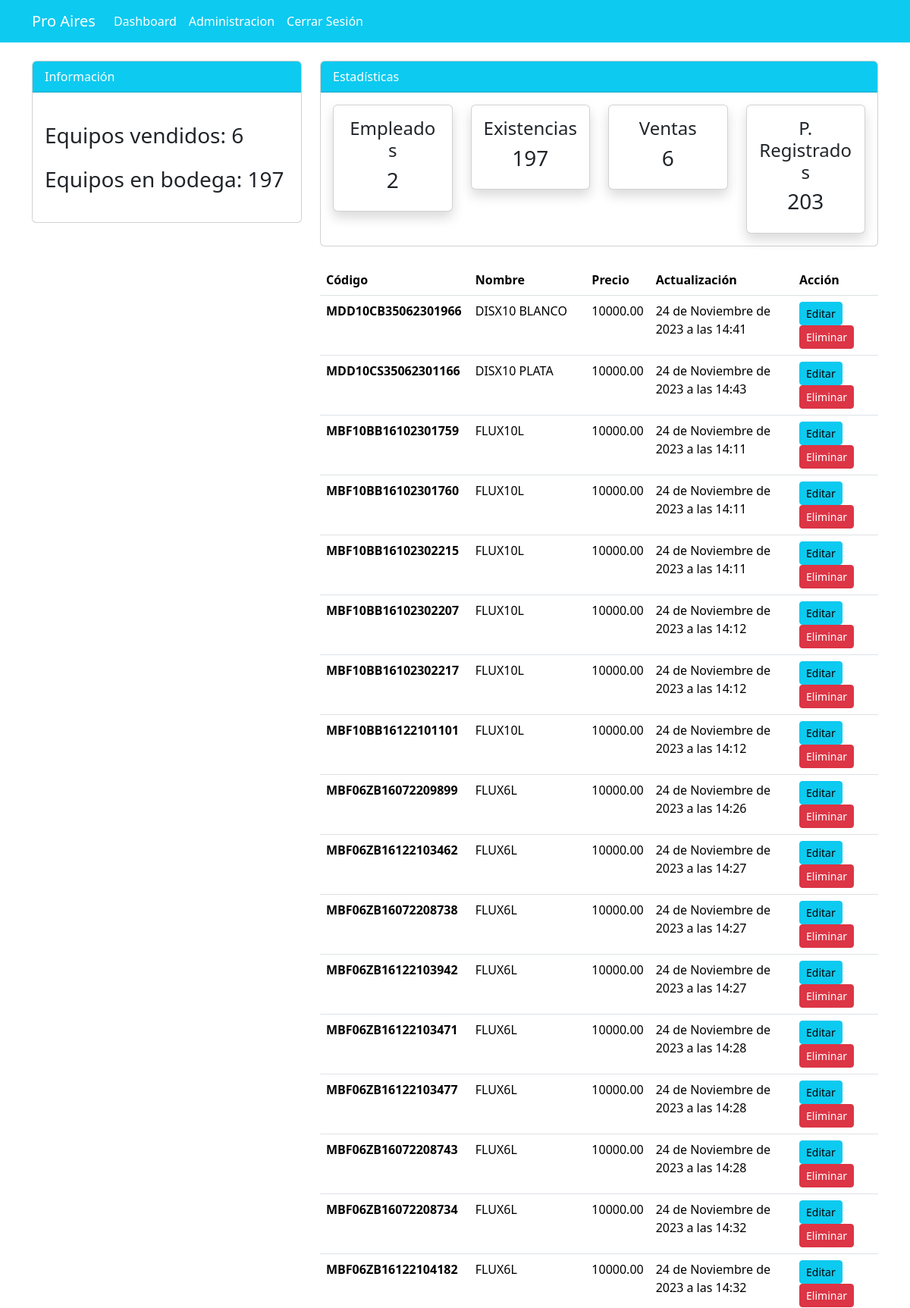
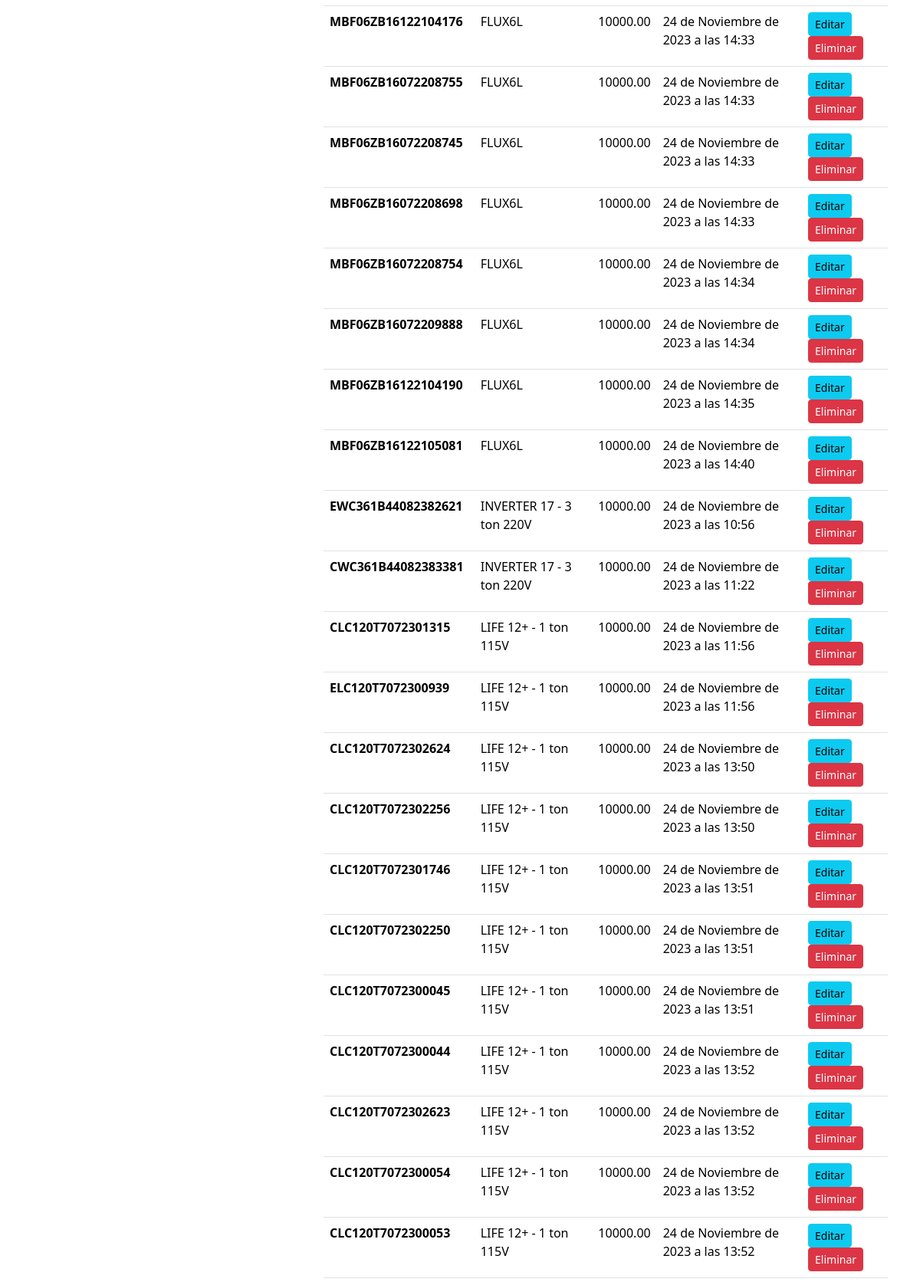
The page /precio/ (signed in, upper part) on the database its author committed (2 pictures, top to bottom).
### dashboard/models.py (models this page shows, shortened)
class Producto(models.Model):
    code = models.CharField(max_length=20)
    name = models.CharField(max_length=100)
    category = models.CharField(max_length=20)
    quantity = models.PositiveIntegerField()
    type = models.CharField(max_length=100, default=None)
    precio = models.DecimalField(max_digits=20, decimal_places=2, default=1000.00)
    created_at = models.DateTimeField(auto_now_add=True)
    updated_at = models.DateTimeField(auto_now=True)
    price_update = models.DateTimeField(default=None, null=True, blank=True)

### dashboard/views.py (the view)
# urls.py: path('precio/', views.precio, name='dashboard-precio'),
@login_required
def precio(request):
    items = Producto.objects.all().order_by('name')
    items_count = items.count()
    total_quantity = items.aggregate(Sum('quantity'))['quantity__sum']
    workers_count = User.objects.count()
    orders_count = Order.objects.count()
    total_order_quantity = Order.objects.aggregate(Sum('order_quantity'))['order_quantity__sum']
    context = {
        'items': items,
        'workers_count': workers_count,
        'items_count': items_count,
        'orders_count': orders_count,
        'total_quantity': total_quantity,
        'total_order_quantity':total_order_quantity ,
    }
    return render(request, 'dashboard/precio.html', context)

### templates/dashboard/precio.html (shortened to what this page needs)
{% extends 'partials/base.html'%}
{% load crispy_forms_tags %}
{% block content %}
{% include 'partials/topnav.html' %}
    <div class="container">
        <div class="row my-4">
            <div class="col-md-4">
            </div>
            <div class="col-md-8">
                <table class="table bg-white">
                    <thead class="bg-info">
                        <tr class="text-white">
                            <th scope="col">Código</th>
                            <th scope="col">Nombre</th>
                            <th scope="col">Precio</th>
                            <th scope="col">Actualización</th>
                            <th scope="col">Acción</th>
                        </tr>
                    </thead>
                    <tbody>
                        {% for item in items %}
                        <tr>
                            <th scope="row">{{ item.code }}</th>
                            <td>{{ item.name }}</td>
                            <td>{{ item.precio }}</td>
                            {% if item.price_update == None %}
                                <td>{{ item.created_at }}</td>
                            {% else %}
                                <td>{{ item.price_update }}</td>
                            {% endif %}
                            <td>
                                <a class="btn btn-info btn-sm" href="{% url 'dashboard-producto-update' item.id %}">Editar</a>
                                <a class="btn btn-danger btn-sm" href="{% url 'dashboard-producto-delete' item.id %}">Eliminar</a>
                            </td>
                        {% endfor %}
                    </tbody>
                </table>
            </div>
        </div>
    </div>
{% endblock %}

### templates/partials/nav.html (shortened to what this page needs)
 <nav class="navbar navbar-expand-lg navbar-info bg-info">
    {% if user.is_authenticated %}
    <div class="container" color="blue">
        <a class="navbar-brand text-white" href="{% url 'pos-index' %}">Pro Aires</a>
        <div class="collapse navbar-collapse" id="navbarSupportedContent">
            <ul class="navbar-nav mr-auto">
                <li class="nav-item active">
                    <a class="nav-link text-white" href="{% url 'dashboard-index' %}">  Dashboard </a>
                </li>
            </ul>
            <ul class="navbar-nav ml-auto">
                <li class="nav-item active">
                    <a class="nav-link text-white" href="{% url 'user-profile' %}">{{user.username}}</a>
                </li>
                <li class="nav-item">
                    <a class="nav-link text-white" href="{% url 'user-logout' %}"> Cerrar Sesión</a>
                </li>
            </ul>
            {% endif %}
        </div>
    </div>
</nav>

### static/style.css (style rules this page uses)
body { background: rgb(230, 227, 227); }

### rows shown on the page
Producto: code "MDD10CB35062301966", name "DISX10 BLANCO", precio "10000.00", created_at "24 de Noviembre de 2023 a las 14:41"
Producto: code "MDD10CS35062301166", name "DISX10 PLATA", precio "10000.00", created_at "24 de Noviembre de 2023 a las 14:43"
Producto: code "MBF10BB16102301759", name "FLUX10L", precio "10000.00", created_at "24 de Noviembre de 2023 a las 14:11"
Producto: code "MBF10BB16102301760", name "FLUX10L", precio "10000.00", created_at "24 de Noviembre de 2023 a las 14:11"
Producto: code "MBF10BB16102302215", name "FLUX10L", precio "10000.00", created_at "24 de Noviembre de 2023 a las 14:11"
Producto: code "MBF10BB16102302207", name "FLUX10L", precio "10000.00", created_at "24 de Noviembre de 2023 a las 14:12"
Producto: code "MBF10BB16102302217", name "FLUX10L", precio "10000.00", created_at "24 de Noviembre de 2023 a las 14:12"
Producto: code "MBF10BB16122101101", name "FLUX10L", precio "10000.00", created_at "24 de Noviembre de 2023 a las 14:12"
Producto: code "MBF06ZB16072209899", name "FLUX6L", precio "10000.00", created_at "24 de Noviembre de 2023 a las 14:26"
Producto: code "MBF06ZB16122103462", name "FLUX6L", precio "10000.00", created_at "24 de Noviembre de 2023 a las 14:27"
Producto: code "MBF06ZB16072208738", name "FLUX6L", precio "10000.00", created_at "24 de Noviembre de 2023 a las 14:27"
Producto: code "MBF06ZB16122103942", name "FLUX6L", precio "10000.00", created_at "24 de Noviembre de 2023 a las 14:27"
Producto: code "MBF06ZB16122103471", name "FLUX6L", precio "10000.00", created_at "24 de Noviembre de 2023 a las 14:28"
Producto: code "MBF06ZB16122103477", name "FLUX6L", precio "10000.00", created_at "24 de Noviembre de 2023 a las 14:28"
Producto: code "MBF06ZB16072208743", name "FLUX6L", precio "10000.00", created_at "24 de Noviembre de 2023 a las 14:28"
Producto: code "MBF06ZB16072208734", name "FLUX6L", precio "10000.00", created_at "24 de Noviembre de 2023 a las 14:32"
Producto: code "MBF06ZB16122104182", name "FLUX6L", precio "10000.00", created_at "24 de Noviembre de 2023 a las 14:32"
Producto: code "MBF06ZB16122104176", name "FLUX6L", precio "10000.00", created_at "24 de Noviembre de 2023 a las 14:33"
Producto: code "MBF06ZB16072208755", name "FLUX6L", precio "10000.00", created_at "24 de Noviembre de 2023 a las 14:33"
Producto: code "MBF06ZB16072208745", name "FLUX6L", precio "10000.00", created_at "24 de Noviembre de 2023 a las 14:33"
Producto: code "MBF06ZB16072208698", name "FLUX6L", precio "10000.00", created_at "24 de Noviembre de 2023 a las 14:33"
Producto: code "MBF06ZB16072208754", name "FLUX6L", precio "10000.00", created_at "24 de Noviembre de 2023 a las 14:34"
Producto: code "MBF06ZB16072209888", name "FLUX6L", precio "10000.00", created_at "24 de Noviembre de 2023 a las 14:34"
Producto: code "MBF06ZB16122104190", name "FLUX6L", precio "10000.00", created_at "24 de Noviembre de 2023 a las 14:35"
Producto: code "MBF06ZB16122105081", name "FLUX6L", precio "10000.00", created_at "24 de Noviembre de 2023 a las 14:40"
Producto: code "EWC361B44082382621", name "INVERTER 17 - 3 ton 220V", precio "10000.00", created_at "24 de Noviembre de 2023 a las 10:56"
Producto: code "CWC361B44082383381", name "INVERTER 17 - 3 ton 220V", precio "10000.00", created_at "24 de Noviembre de 2023 a las 11:22"
Producto: code "CLC120T7072301315", name "LIFE 12+ - 1 ton 115V", precio "10000.00", created_at "24 de Noviembre de 2023 a las 11:56"
Producto: code "ELC120T7072300939", name "LIFE 12+ - 1 ton 115V", precio "10000.00", created_at "24 de Noviembre de 2023 a las 11:56"
Producto: code "CLC120T7072302624", name "LIFE 12+ - 1 ton 115V", precio "10000.00", created_at "24 de Noviembre de 2023 a las 13:50"
Producto: code "CLC120T7072302256", name "LIFE 12+ - 1 ton 115V", precio "10000.00", created_at "24 de Noviembre de 2023 a las 13:50"
Producto: code "CLC120T7072301746", name "LIFE 12+ - 1 ton 115V", precio "10000.00", created_at "24 de Noviembre de 2023 a las 13:51"
Producto: code "CLC120T7072302250", name "LIFE 12+ - 1 ton 115V", precio "10000.00", created_at "24 de Noviembre de 2023 a las 13:51"
Producto: code "CLC120T7072300045", name "LIFE 12+ - 1 ton 115V", precio "10000.00", created_at "24 de Noviembre de 2023 a las 13:51"
Producto: code "CLC120T7072300044", name "LIFE 12+ - 1 ton 115V", precio "10000.00", created_at "24 de Noviembre de 2023 a las 13:52"
Producto: code "CLC120T7072302623", name "LIFE 12+ - 1 ton 115V", precio "10000.00", created_at "24 de Noviembre de 2023 a las 13:52"
Producto: code "CLC120T7072300054", name "LIFE 12+ - 1 ton 115V", precio "10000.00", created_at "24 de Noviembre de 2023 a las 13:52"
Producto: code "CLC120T7072300053", name "LIFE 12+ - 1 ton 115V", precio "10000.00", created_at "24 de Noviembre de 2023 a las 13:52"

### other values the page prints
{{ user.username }} "Administracion"
{{ total_order_quantity }} "6"
{{ total_quantity }} "197"
{{ workers_count }} "2"
{{ orders_count }} "6"
{{ items_count }} "203"
